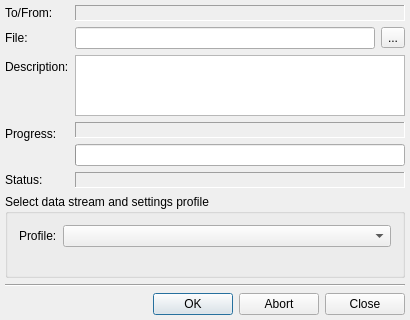
<?xml version="1.0" encoding="UTF-8"?>
<ui version="4.0">
 <class>StreamDialogClass</class>
 <widget class="QDialog" name="StreamDialogClass">
  <property name="geometry">
   <rect>
    <x>0</x>
    <y>0</y>
    <width>410</width>
    <height>320</height>
   </rect>
  </property>
  <layout class="QVBoxLayout" name="verticalLayout_2">
   <property name="margin">
    <number>5</number>
   </property>
   <item>
    <layout class="QFormLayout" name="formLayout">
     <item row="0" column="0">
      <widget class="QLabel" name="lblContactLabel">
       <property name="text">
        <string>To/From:</string>
       </property>
      </widget>
     </item>
     <item row="0" column="1">
      <widget class="QLabel" name="lblContact">
       <property name="sizePolicy">
        <sizepolicy hsizetype="Ignored" vsizetype="Preferred">
         <horstretch>0</horstretch>
         <verstretch>0</verstretch>
        </sizepolicy>
       </property>
       <property name="frameShape">
        <enum>QFrame::Panel</enum>
       </property>
       <property name="frameShadow">
        <enum>QFrame::Sunken</enum>
       </property>
      </widget>
     </item>
     <item row="1" column="0">
      <widget class="QLabel" name="lblFileLabel">
       <property name="text">
        <string>File:</string>
       </property>
       <property name="buddy">
        <cstring>lneFile</cstring>
       </property>
      </widget>
     </item>
     <item row="1" column="1">
      <layout class="QHBoxLayout" name="horizontalLayout">
       <item>
        <widget class="QLineEdit" name="lneFile"/>
       </item>
       <item>
        <widget class="QToolButton" name="tlbFile">
         <property name="text">
          <string>...</string>
         </property>
        </widget>
       </item>
      </layout>
     </item>
     <item row="2" column="0">
      <widget class="QLabel" name="lblDescriptionLabel">
       <property name="text">
        <string>Description:</string>
       </property>
       <property name="buddy">
        <cstring>pteDescription</cstring>
       </property>
      </widget>
     </item>
     <item row="3" column="0">
      <widget class="QLabel" name="lblProgressLabel">
       <property name="text">
        <string>Progress:</string>
       </property>
      </widget>
     </item>
     <item row="3" column="1">
      <layout class="QVBoxLayout" name="verticalLayout">
       <item>
        <widget class="QLabel" name="lblProgress">
         <property name="sizePolicy">
          <sizepolicy hsizetype="Expanding" vsizetype="Preferred">
           <horstretch>0</horstretch>
           <verstretch>0</verstretch>
          </sizepolicy>
         </property>
         <property name="frameShape">
          <enum>QFrame::Panel</enum>
         </property>
         <property name="frameShadow">
          <enum>QFrame::Sunken</enum>
         </property>
        </widget>
       </item>
       <item>
        <widget class="QProgressBar" name="pgbPrgress"/>
       </item>
      </layout>
     </item>
     <item row="4" column="0">
      <widget class="QLabel" name="lblStatusLabel">
       <property name="text">
        <string>Status:</string>
       </property>
      </widget>
     </item>
     <item row="4" column="1">
      <widget class="QLabel" name="lblStatus">
       <property name="sizePolicy">
        <sizepolicy hsizetype="Expanding" vsizetype="Preferred">
         <horstretch>0</horstretch>
         <verstretch>0</verstretch>
        </sizepolicy>
       </property>
       <property name="frameShape">
        <enum>QFrame::Panel</enum>
       </property>
       <property name="frameShadow">
        <enum>QFrame::Sunken</enum>
       </property>
      </widget>
     </item>
     <item row="2" column="1">
      <widget class="QTextEdit" name="pteDescription">
       <property name="sizePolicy">
        <sizepolicy hsizetype="Expanding" vsizetype="Maximum">
         <horstretch>0</horstretch>
         <verstretch>0</verstretch>
        </sizepolicy>
       </property>
       <property name="maximumSize">
        <size>
         <width>16777215</width>
         <height>61</height>
        </size>
       </property>
      </widget>
     </item>
    </layout>
   </item>
   <item>
    <widget class="QGroupBox" name="grbMethods">
     <property name="title">
      <string>Select data stream and settings profile</string>
     </property>
     <layout class="QVBoxLayout" name="verticalLayout_3">
      <item>
       <layout class="QHBoxLayout" name="horizontalLayout_2">
        <item>
         <widget class="QLabel" name="lblMethodSettings">
          <property name="text">
           <string>Profile:</string>
          </property>
         </widget>
        </item>
        <item>
         <widget class="QComboBox" name="cmbMethodSettings">
          <property name="sizePolicy">
           <sizepolicy hsizetype="Expanding" vsizetype="Fixed">
            <horstretch>0</horstretch>
            <verstretch>0</verstretch>
           </sizepolicy>
          </property>
         </widget>
        </item>
       </layout>
      </item>
      <item>
       <widget class="QWidget" name="wdtMethods" native="true"/>
      </item>
     </layout>
    </widget>
   </item>
   <item>
    <widget class="Line" name="line">
     <property name="orientation">
      <enum>Qt::Horizontal</enum>
     </property>
    </widget>
   </item>
   <item>
    <widget class="QDialogButtonBox" name="bbxButtons">
     <property name="standardButtons">
      <set>QDialogButtonBox::Abort|QDialogButtonBox::Close|QDialogButtonBox::Ok</set>
     </property>
    </widget>
   </item>
  </layout>
 </widget>
 <layoutdefault spacing="6" margin="11"/>
 <tabstops>
  <tabstop>lneFile</tabstop>
  <tabstop>tlbFile</tabstop>
  <tabstop>pteDescription</tabstop>
  <tabstop>bbxButtons</tabstop>
 </tabstops>
 <resources/>
 <connections/>
</ui>
